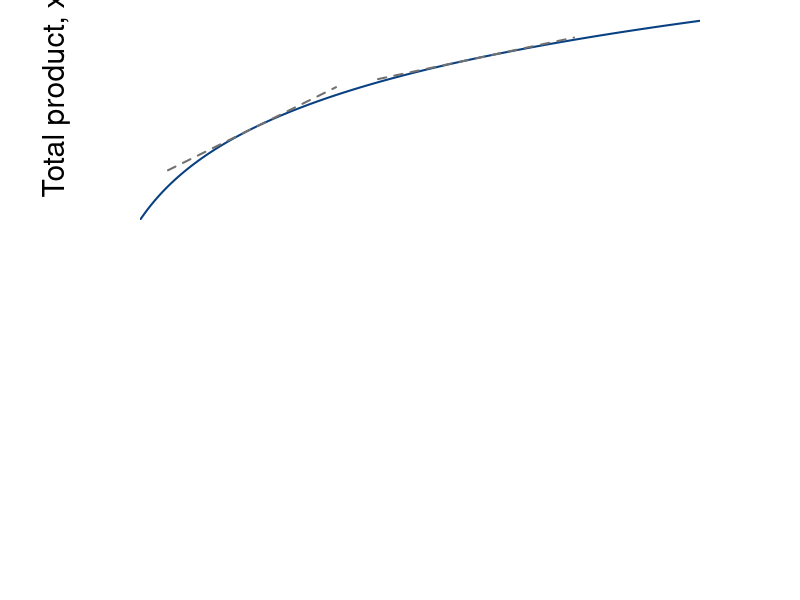

Recreate this plot in R. (Note: this script raises an error after producing the figure.)
require(shape)
pdf(file = "specprodexch/production_drs_stacked.pdf", width = 9, height = 12)

#Set parameters for graphics
axislabelsize <- 1.8
labelsize <- 1.5
namesize <- 1.8
annotatesize <- 1.5
graphlinewidth <- 2
segmentlinewidth <- 1.5

COL <- c("#7fc97f", "#beaed4", "#fdc086", "#ffff99", "#386cb0", "#f0027f", "#bf5b17", "#666666")
COLA <- c("#99d8c9","#66c2a4","#41ae76", "#238b45", "#005824")
COLB <- c("#4eb3d3", "#2b8cbe", "#0868ac","#084081")
Grays <- gray.colors(25, start =1, end = 0)

#Edited the margins to cater for the larger LHS labels
par(mar =  c(4, 7, 0.2, 5), #margins
    mfrow = c(2, 1)) #stacked plots


#Change this to make it log of l 

prodFn <- function(l, k = 0.5) {
  k*log(l + 1)
}

MprodFn <- function(l, k = 0.5) {
  k*(1/(l + 1))
}

AprodFn <- function(l, k = 0.5) {
  (k*log(l + 1))/l
}

Mpline <- function(l, constant = 0.3181472, slope = 0.125){
  constant + slope*l
}

xlims <- c(0, 10)
ylims <- c(0, 1.3)

npts <- 501 
x <- seq(xlims[1], xlims[2], length.out = npts)
y <- seq(ylims[1], ylims[2], length.out = npts) 
a <- c(13, 15, 17)

plot(1, 0, xlim = xlims, ylim = ylims, type = "n",
     xlab = expression(paste("")),
     ylab = expression(paste("")), 
     xaxt = "n", 
     yaxt = "n", 
     cex.lab = axislabelsize, 
     bty = "n",
     xaxs="i", 
     yaxs="i")

# ticksy <- seq(from = 0, to = ylims[2], by = 0.25)
# ylabels <- seq(from = 0, to = ylims[2], by = 0.25)
# ticksx <- seq(from = 0, to = xlims[2], by = 1)
# xlabels <- seq(from = 0, to = xlims[2], by = 1)

npts <- 500 
xx1 <- seq(xlims[1], xlims[2], length.out = npts)
xx2 <- seq(0, xlims[2], length.out = npts)
xx3 <- seq(0.5, 3.5, length.out = npts)
xx4 <- seq(4.25, 7.75, length.out = npts)

lines(xx1, prodFn(xx1, k = 0.5), col = COLB[4], lwd = graphlinewidth)
#lines(xx2, MprodFn(xx1, k = 0.5), col = COLA[1], lwd = graphlinewidth)
#lines(xx1, AprodFn(xx1, k = 0.5), col = COLA[2], lwd = graphlinewidth)
lines(xx3, Mpline(xx3, constant = prodFn(l = 2, k = 0.5) - 2*MprodFn(l = 2, k = 0.5), slope = MprodFn(l = 2, k = 0.5)), col = Grays[21], lty = 2, lwd = graphlinewidth)
lines(xx4, Mpline(xx4, constant = prodFn(l = 6, k = 0.5) - 6*MprodFn(l = 6, k = 0.5), slope = MprodFn(l = 6, k = 0.5)), col = Grays[21], lty = 2, lwd = graphlinewidth)
#lines(xx1, indiffA1(xx1, uA = 20, rmax = 2.5, xmax = 10), col = COLB[4], lwd = graphlinewidth)

#mtext(expression(paste("Hours of labor, ", l)), side = 1, line = 2.5, cex = axislabelsize)
text(-1.5, 0.75, expression(paste("Total product, ", x)), xpd = TRUE, cex = axislabelsize, srt = 90) 

#segments(4.11765, 6.17647, 5.88, 8.88, lty = 1, col = COL[2] , lwd = graphlinewidth)
#text(7.3, 3, expression("Pareto Efficient"))
#text(7.3, 2.5, expression("Curve"))
#Arrows(7.3, 3.5, 7.3, 6.1, col = "black", lty = 1, lwd = 2, arr.type = "triangle", arr.lwd = 0.5)

segments(0, prodFn(l = 6, k = 0.5), 6, prodFn(l = 6, k = 0.5), lty = 2, col = grays[20] , lwd = segmentlinewidth)
segments(6, -2, 6, prodFn(l = 6, k = 0.5), lty = 2, col = grays[20] , lwd = segmentlinewidth, xpd = TRUE)
segments(0, 0, 6, prodFn(l = 6, k = 0.5), lty = 2, col = COLB[4] , lwd = segmentlinewidth)
points(6, prodFn(l = 6, k = 0.5), pch = 16, col = "black", cex = 1.5)

segments(0, prodFn(l = 4, k = 0.5), 4, prodFn(l = 4, k = 0.5), lty = 2, col = grays[20] , lwd = segmentlinewidth)
segments(4, -2, 4, prodFn(l = 4, k = 0.5), lty = 2, col = grays[20] , lwd = segmentlinewidth, xpd = TRUE)
segments(0, 0, 4, prodFn(l = 4, k = 0.5), lty = 2, col = COLB[4] , lwd = segmentlinewidth)
points(4, prodFn(l = 4, k = 0.5), pch = 16, col = "black", cex = 1.5)


segments(0, prodFn(l = 2, k = 0.5), 2, prodFn(l = 2, k = 0.5), lty = 2, col = grays[20] , lwd = segmentlinewidth)
segments(2, -2, 2, prodFn(l = 2, k = 0.5), lty = 2, col = grays[20] , lwd = segmentlinewidth, xpd = TRUE)
segments(0, 0, 2, prodFn(l = 2, k = 0.5), lty = 2, col = COLB[4] , lwd = segmentlinewidth)
points(2, prodFn(l = 2, k = 0.5), pch = 16, col = "black", cex = 1.5)

ticksy <- c(0, prodFn(l = 2, k = 0.5), prodFn(l = 4, k = 0.5), prodFn(l = 6, k = 0.5), ylims[2])
ylabels <- c(NA, expression(paste(0.55)), round(prodFn(l = 4, k = 0.5),2), expression(paste(0.97)), NA)
ticksx <- c(0, 2, 4, 6, xlims[2])
xlabels <- c(NA, 2, 4, 6, NA)

axis(1, at = ticksx, pos = 0, labels = xlabels, cex.axis = axislabelsize)
axis(2, at = ticksy, pos = 0, labels = ylabels, las = 1, cex.axis = axislabelsize)


#Label the iso-welfare functions for the HG, Aisha
text(8.7, 1, expression(paste("Total product")), cex = labelsize)
text(8.7, 0.9, expression(x == frac(1,2)*ln(1 + l)), cex = labelsize)


#Average Product
text(4.25, 0.28, expression(paste("Slope of ray from")), cex = labelsize)
text(4.25, 0.22, expression(paste("origin equals")), cex = labelsize)
text(4.25, 0.15, expression(paste("Average product")), cex = labelsize)
Arrows(2.7, 0.3, 1.3, 0.3, col = "black", lty = 1, lwd = 2, arr.type = "triangle", arr.lwd = 0.5)
Arrows(4, 0.33, 4, 0.58, col = "black", lty = 1, lwd = 2, arr.type = "triangle", arr.lwd = 0.5)

#Marginal Product
text(2.2, prodFn(l = 6, k = 0.5) + 0.03, expression(paste("Slope of tangent line")), cex = labelsize)
text(2.2, prodFn(l = 6, k = 0.5) - 0.03, expression(paste("equals Marginal product")), cex = labelsize)
Arrows(2, prodFn(l = 6, k = 0.5) - 0.075, 2, prodFn(l = 2, k = 0.5) + 0.05 , col = "black", lty = 1, lwd = 2, arr.type = "triangle", arr.lwd = 0.5)
Arrows(4, prodFn(l = 6, k = 0.5), 5.7, prodFn(l = 6, k = 0.5), col = "black", lty = 1, lwd = 2, arr.type = "triangle", arr.lwd = 0.5)


prodFn <- function(l, k = 0.5) {
  k*log(l + 1)
}

MprodFn <- function(l, k = 0.5) {
  k*(1/(l + 1))
}

AprodFn <- function(l, k = 0.5) {
  (k*log(l + 1))/l
}

Mpline <- function(l, constant = 0.3181472, slope = 0.125){
  constant + slope*l
}
xlims <- c(0, 10)
ylims <- c(0, 0.5)

npts <- 501 
x <- seq(xlims[1], xlims[2], length.out = npts)
y <- seq(ylims[1], ylims[2], length.out = npts) 
a <- c(13, 15, 17)

plot(0, 0, xlim = xlims, ylim = ylims, type = "n",
     xlab = expression(paste("")),
     ylab = expression(paste("")), 
     xaxt = "n", 
     yaxt = "n", 
     bty = "n",
     xaxs="i", 
     yaxs="i")


ticksy <- c(0, MprodFn(l = 6, k = 0.5), MprodFn(l = 4, k = 0.5), AprodFn(l = 6, k = 0.5),   MprodFn(l = 2, k = 0.5), AprodFn(l = 4, k = 0.5), AprodFn(l = 2, k = 0.5),  ylims[2])
ylabels <- c(NA,  0.07, round(MprodFn(l = 4, k = 0.5),2), NA, NA, round(AprodFn(l = 4, k = 0.5),2), 0.27, NA)
ticksx <- c(0, 2, 4, 6, xlims[2])
xlabels <- c(NA, 2, 4, 6, NA)

text(-0.66, 0.17, 0.17, xpd = TRUE, cex = labelsize) 
text(-0.66, 0.15, 0.16, xpd = TRUE, cex = labelsize) 

axis(1, at = ticksx, pos = 0, labels = xlabels, cex.axis = labelsize)
axis(2, at = ticksy, pos = 0, labels = ylabels, las = 1, cex.axis = labelsize)

npts <- 500 
xx1 <- seq(xlims[1], xlims[2], length.out = npts)

xx3 <- seq(1, 3, length.out = npts)
xx4 <- seq(5, 7, length.out = npts)

lines(xx1, MprodFn(xx1, k = 0.5), col = COLA[3], lwd = graphlinewidth)
lines(xx1, AprodFn(xx1, k = 0.5), col = COLA[4], lwd = graphlinewidth)

#Axis Labels
mtext(expression(paste("Hours of labor, ", l)), side = 1, line = 2.5, cex = axislabelsize)
text(-1.5, 0.5*ylims[2], expression(paste("Average and marginal product, ", list(ap,mp) )), xpd = TRUE, cex = axislabelsize, srt = 90) 



#Margin
segments(6, 0, 6, ylims[2]+1, lty = 2, col = grays[20] , lwd = segmentlinewidth, xpd = TRUE)
segments(0, MprodFn(l = 6, k = 0.5), 6, MprodFn(l = 6, k = 0.5), lty = 2, col = grays[20] , lwd = segmentlinewidth)
segments(0, AprodFn(l = 6, k = 0.5), 6, AprodFn(l = 6, k = 0.5), lty = 2, col = grays[20] , lwd = segmentlinewidth)
points(6, MprodFn(l = 6, k = 0.5), pch = 16, col = "black", cex = 1.2)
points(6, AprodFn(l = 6, k = 0.5), pch = 16, col = "black", cex = 1.2)

segments(4, 0, 4, ylims[2]+1, lty = 2, col = grays[20] , lwd = segmentlinewidth, xpd = TRUE)
segments(0, MprodFn(l = 4, k = 0.5), 4, MprodFn(l = 4, k = 0.5), lty = 2, col = grays[20] , lwd = segmentlinewidth)
segments(0, AprodFn(l = 4, k = 0.5), 4, AprodFn(l = 4, k = 0.5), lty = 2, col = grays[20] , lwd = segmentlinewidth)
points(4, MprodFn(l = 4, k = 0.5), pch = 16, col = "black", cex = 1.2)
points(4, AprodFn(l = 4, k = 0.5), pch = 16, col = "black", cex = 1.2)


segments(2, 0, 2, ylims[2]+1, lty = 2, col = grays[20] , lwd = segmentlinewidth, xpd = TRUE)
segments(0, MprodFn(l = 2, k = 0.5), 2, MprodFn(l = 2, k = 0.5), lty = 2, col = grays[20] , lwd = segmentlinewidth)
segments(0, AprodFn(l = 2, k = 0.5), 2, AprodFn(l = 2, k = 0.5), lty = 2, col = grays[20] , lwd = segmentlinewidth)
points(2, MprodFn(l = 2, k = 0.5), pch = 16, col = "black", cex = 1.2)
points(2, AprodFn(l = 2, k = 0.5), pch = 16, col = "black", cex = 1.2)

#Label the iso-welfare functions for the HG, Aisha
text(8.2, 1.1, expression(paste("Total product")))
text(8.2, 1, expression(x == frac(1,50)*(l)^2))


#Marginal Product
#text(6, 0.1, expression(paste("Slope of tangent line")))
text(10, MprodFn(l = 9.5, k = 0.5) + 0.055, expression(paste("Marginal product")), cex = annotatesize, xpd = TRUE)
text(10, MprodFn(l = 9.5, k = 0.5) + 0.015, expression(paste(mp(l) == frac(1,2*(l+1) ))), cex = annotatesize, xpd = TRUE)

#Average Product
text(10, AprodFn(l = 9.5, k = 0.5) + 0.1, expression(paste("Average product")), cex = annotatesize, xpd = TRUE)
text(10, AprodFn(l = 9.5, k = 0.5) + 0.05, expression(paste(ap(l) == frac(1,'2l')*(ln(l+1)) )), cex = annotatesize, xpd = TRUE)


dev.off()
